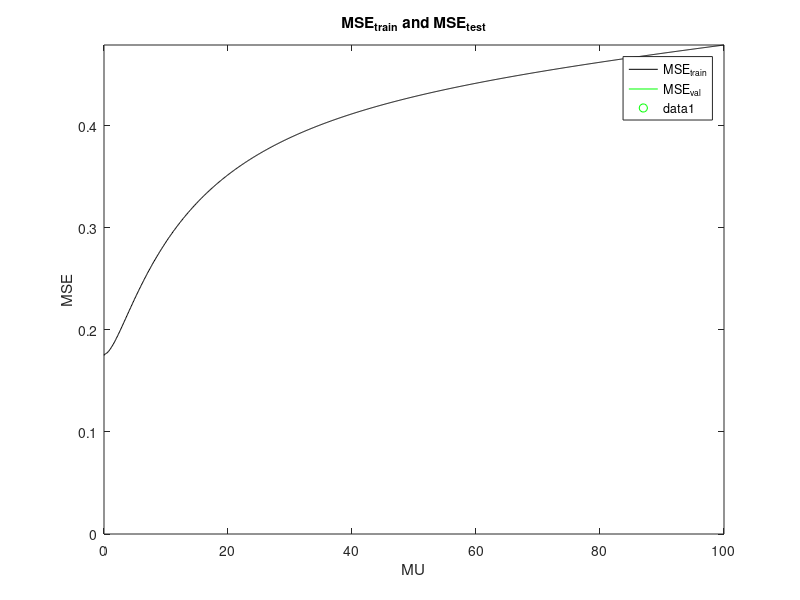

This chart was generated by the following MATLAB code:
function Task2_c
% MP1 Task 2. (c)
% run this code by simply typing Task2_c in the workspace.
% The task1.mat dataset is used.
% The objective is to employ Ridge Regression to calculate MSE_train and 
% MSE_val for different values of regularization term of MU.
% The feature vector in this project is considered to be of order 5.
% The feature vector is denoted by phi(x).
% phi(x) = [1 x x^2 x^3 x^4 x^5]'
% For each candidate value of MU, the w_MLE should be computed.
% The resulted graph shows both MSE's with respect to MU.

% Author: Maryam Najafi
% Created Date: Mar 9, 2016
% Modified Date: Mar 12, 2016

clc
close all
clear all

load ('task1.mat');
global MSE_train;
global MSE_val;

% initialization
p = 5; % (phi(x)) feature vector's order
N =  length(x); % the first N samples from the dataset (1000 in task1.mat)
x_train_length = 10; % e.g. 10
x_val_length = N - x_train_length; % e.g. 990

best_MU = 0;
best_MSE_train = inf;
best_MSE_val = inf;
best_w_hat = [];

%% 1. create datasets
% 1_1. create a training dataset
x_samples_train = x(1:x_train_length);
t_samples_train = t(1:x_train_length);

% 1_2. create a validation dataset
x_samples_val = x(x_train_length + 1:N);
t_samples_val = t(x_train_length + 1:N);

c = 0;

figure();
for MU = 0 : 0.1: 100
    %% 2. create the model

    % 2_1. create the matrix X (input data to the model)
    % if the order of the model is p = 1 for instance, X is N x 2. (p + 1 = 2)
    % for 10 samples X is 10 by 1 if p is 0 and all its elements are 1 bcz. in
    % a polynomial x^0 is the 0th order which is 1. (y_n = w0*1 + w1*x_n + w2*x_n^2)
    X_train = ones(x_train_length, 1); % the first element of the polynomial
    for j = 1: p
        X_train = [X_train x_samples_train.^j]; % (X.^j: raise each element of X to the power of j.
    end
    
    % 2_2. create the matrix of input to model for the validation set
    X_val = ones(x_val_length, 1); % the first element of the polynomial
    for j = 1: p
        X_val = [X_val x_samples_val.^j]; % (X.^j: raise each element of X to the power of j.
    end
    
    % 2_3. calculate MLE of w (w_hat)
    % the regularization parameter of MU is engaged in this part.
    w_hat = inv(X_train' * X_train + MU * eye(p + 1)) * X_train' * t_samples_train;
    
    %% 3. calcualte MSE_train and MSE_val
    
    % 3_1. MSE_train: Mean Square Error over the training data (10 samples)
    % Based on the notes (|| t - X*w||^2)/N
    MSE_t = norm(t_samples_train - X_train * w_hat, 2)^2 / x_train_length;
    record(MSE_t, 'train');
    
    % 3_2. MSE_val: Mean Square Error over the hold-out data (990 samples)
    MSE_v = norm(t_samples_val - X_val * w_hat, 2)^2 / x_val_length ;
    record(MSE_v, 'val');

    % ref: linreg_demo3.m
    % record the best Regularization Parameter (MU), w_hat, and MSE's 
    % for the optimal value of MSE_val
    if MSE_v < best_MSE_val
        best_MU = MU;
        best_MSE_val = MSE_v;
        best_MSE_train = MSE_t;
        best_w_hat = w_hat;
        
        fprintf(1,'w_hat: [%d %d]\n', best_w_hat(1), best_w_hat(2));
    end
    
end

%% 4. plot
x_axis = (0:0.1:100); % based on the Regularization Parameter
plot (x_axis, MSE_train, 'Color', 'k');
axis ([0 100 0 inf]);
xlabel('MU'); ylabel('MSE');
title(sprintf('MSE_{train} and MSE_{test}'));
hold on

plot (x_axis, MSE_val, 'Color' , 'g');
legend('MSE_{train}', 'MSE_{val}');
legend('show');
plot(best_MU, best_MSE_val, 'go')

end

function record(argin, argin_2)
global MSE_train;
global MSE_val;
%fprintf('MSE is %d, for the %s dataset \n', argin, argin_2);
if strcmp (argin_2, 'train')
    MSE_train = [MSE_train argin];
else
    MSE_val = [MSE_val argin];
    
end
end